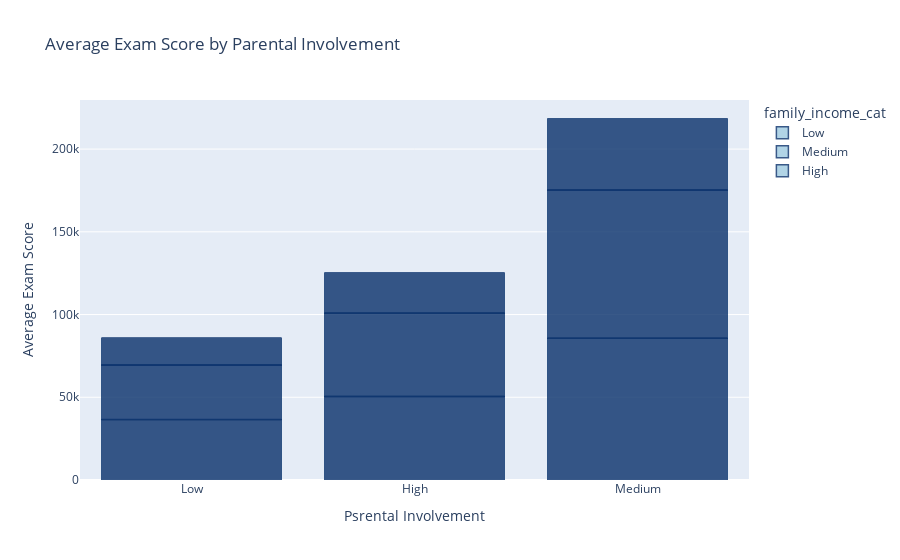

The code cell stored with this chart in its notebook:
### Code cell
# Plot the distribution of the exam score by family_iconme
fig = px.bar(df, 
             x='parental_involvement_cat',
             y='exam_score_num', 
             title='Average Exam Score by Parental Involvement', 
             labels={'exam_score_num': 'Average Exam Score', 'parental_involvement_cat': 'Psrental Involvement'},
             color='family_income_cat',)

# Update plot, put the x-axis in ascending order and select different colors for the bars
fig.update_xaxes(categoryorder='total ascending')
fig.update_traces(marker_color='rgb(158,202,225)', 
                  marker_line_color='rgb(8,48,107)',
                  marker_line_width=1.5, opacity=0.8)

fig.show()

### Figure 1 — Plotly figure (JSON) as saved in the notebook; plotly's stock layout.template omitted (floating-point values rounded to 4 significant figures; data arrays with more than 128 entries replaced by an {"elided": "..."} marker saying what was removed)
{"data": [{"alignmentgroup": "True", "hovertemplate": "family_income_cat=Low<br>Psrental Involvement=%{x}<br>Average Exam Score=%{y}<extra></extra>", "legendgroup": "Low", "marker": {"color": "rgb(158,202,225)", "line": {"color": "rgb(8,48,107)", "width": 1.5}, "pattern": {"shape": ""}}, "name": "Low", "offsetgroup": "Low", "opacity": 0.8, "orientation": "v", "showlegend": true, "textposition": "auto", "type": "bar", "x": {"elided": "2582 str values"}, "xaxis": "x", "y": {"elided": "2582 int values"}, "yaxis": "y"}, {"alignmentgroup": "True", "hovertemplate": "family_income_cat=Medium<br>Psrental Involvement=%{x}<br>Average Exam Score=%{y}<extra></extra>", "legendgroup": "Medium", "marker": {"color": "rgb(158,202,225)", "line": {"color": "rgb(8,48,107)", "width": 1.5}, "pattern": {"shape": ""}}, "name": "Medium", "offsetgroup": "Medium", "opacity": 0.8, "orientation": "v", "showlegend": true, "textposition": "auto", "type": "bar", "x": {"elided": "2566 str values"}, "xaxis": "x", "y": {"elided": "2566 int values"}, "yaxis": "y"}, {"alignmentgroup": "True", "hovertemplate": "family_income_cat=High<br>Psrental Involvement=%{x}<br>Average Exam Score=%{y}<extra></extra>", "legendgroup": "High", "marker": {"color": "rgb(158,202,225)", "line": {"color": "rgb(8,48,107)", "width": 1.5}, "pattern": {"shape": ""}}, "name": "High", "offsetgroup": "High", "opacity": 0.8, "orientation": "v", "showlegend": true, "textposition": "auto", "type": "bar", "x": {"elided": "1230 str values"}, "xaxis": "x", "y": {"elided": "1230 int values"}, "yaxis": "y"}], "layout": {"barmode": "relative", "legend": {"title": {"text": "family_income_cat"}, "tracegroupgap": 0}, "title": {"text": "Average Exam Score by Parental Involvement"}, "xaxis": {"anchor": "y", "categoryorder": "total ascending", "domain": [0, 1], "title": {"text": "Psrental Involvement"}}, "yaxis": {"anchor": "x", "domain": [0, 1], "title": {"text": "Average Exam Score"}}}}
